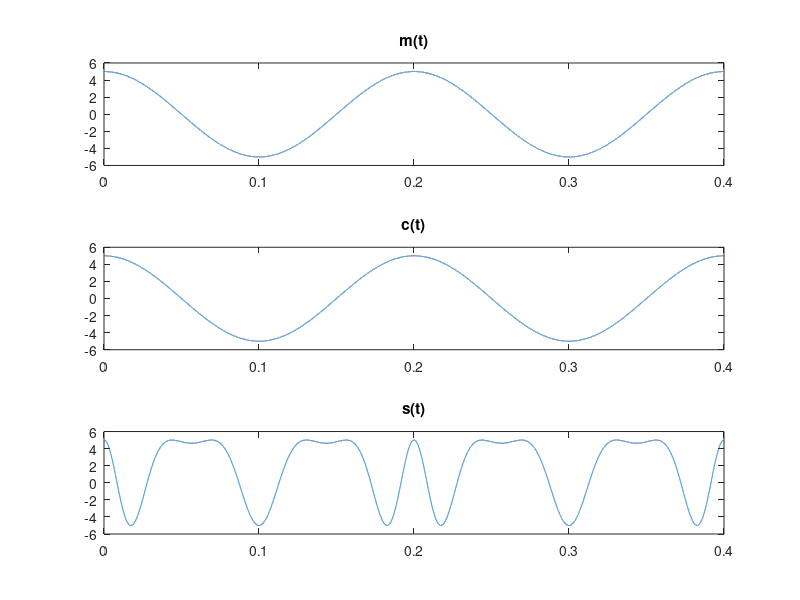
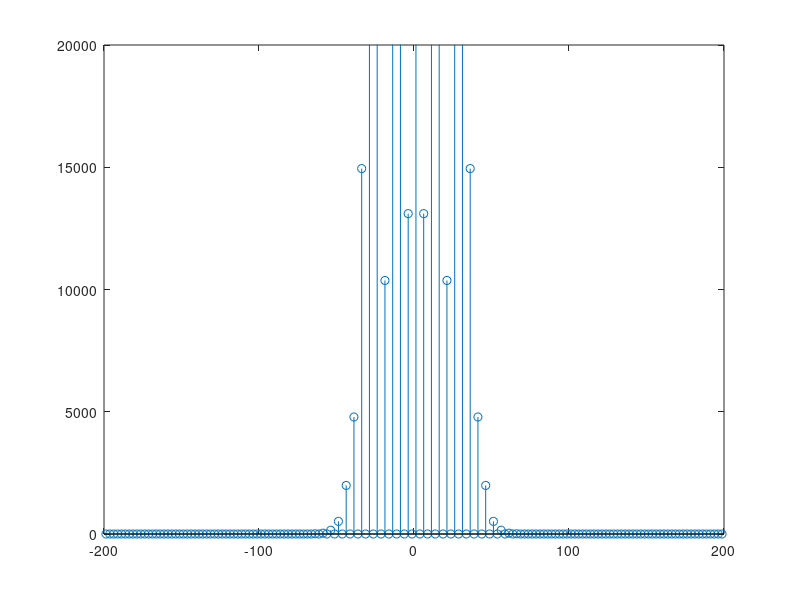
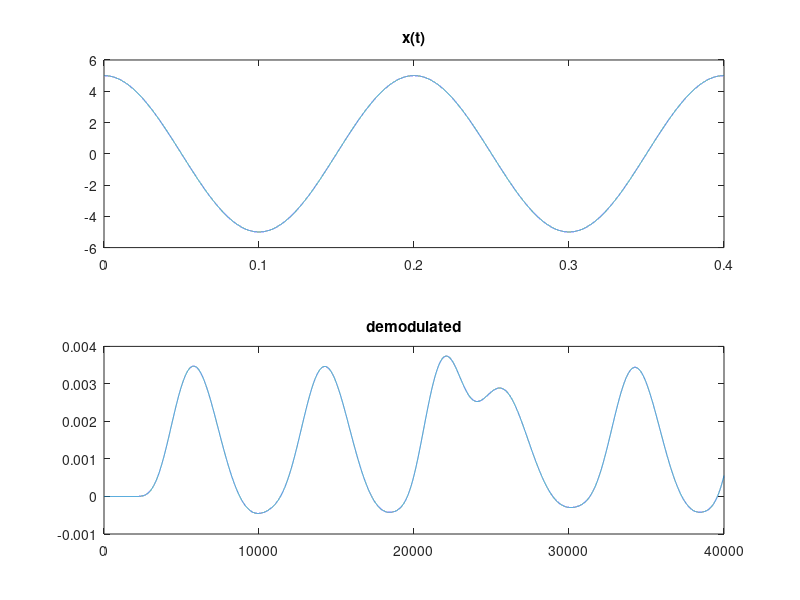

These charts were generated, in order, by the following MATLAB code:
%generation of an fm signal
clc;
clear all;
close all;
fs=100000;%sampling frequency

mf = input('enter the vlaue of modulation index');
a = input('enter the value of a')
fc = input('enter the value of carrier signal')
fm = input('enter the value of baseband signal')
t=0:1/fs:(2/fm)-1/fs;
m = a*(cos(2*pi*fm*t));%modulating signal
c = a*(cos(2*pi*fc*t));%carrier signal
s = a*cos((2*pi*fc*t) + mf*sin(2*pi*fm*t)); %frequency modulated signal
figure(1)
subplot(311)
plot(t,m)
title('m(t)')
subplot(312)
plot(t,c)
title('c(t)')
subplot(313)
plot(t,s)
title('s(t)')

%Spectrum of modulated signal
 N = length(s);
 y=abs(fft(s,N));
 f=((-(N-1)/2):(N-1)/2)*(fs/N);
 q = fftshift(y);
 figure(2)
 stem(f,q);
 axis([-200 200 0 20000])
 
 
 %demodulationn
x = diff(s);
 for i=1:length(x)
     if x(i)<0
         x(i)=0;
     end
 end
 [b,r]=butter(4,(2*pi*fm)/fs);
 y1=filter(b,r,x);
 figure(3)
 subplot(211)
 plot(t,m)
 title('x(t)')
 subplot(212)
 plot(y1)
 title('demodulated')
 

